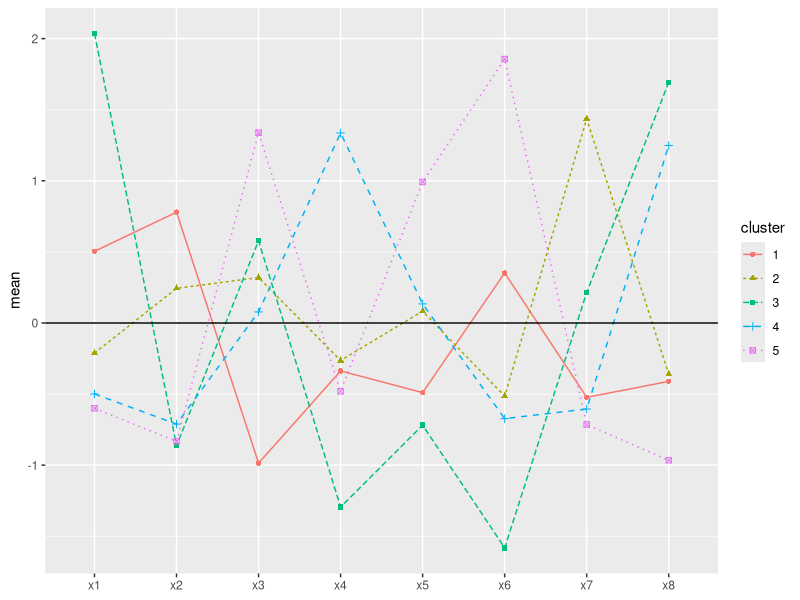

The R source for this figure: (Note: this script raises an error after producing the figure.)
#install.packages("psych")
library(psych)
library(reshape2)
library(ggplot2)

public<-read.csv("public.csv", header = TRUE)
public[,3:10]<-scale(public[,3:10])

#k-means method, 5-cluster solution
set.seed(12345)
#kmeans() K-means clustering
#x= data set
#centers= number of clusters/centers of clusters
#algorithm= K-means algorithm
# MacQueen's method the traditional method
fit1<-kmeans(x=public[3:10],centers=5,algorithm="MacQueen")
fit1

#BSS/ESS
fit1$betweenss/fit1$tot.withinss

#cluster solution
fit1$cluster

#rerun K-means with seeds from the Ward's method
dist<-dist(public[,3:10],method="euclidean")^2
fit2 <- hclust(dist, method="ward.D")
ward.sol<-cutree(fit2,k=5)
tb<-aggregate(public[,3:10],by=list(ward=ward.sol),FUN=mean)
#use the centers as seeds
fit1<-kmeans(x=public[3:10],centers=tb[,2:9],algorithm="MacQueen")
fit1

#cluster centers
tb<-fit1$centers

tb<-data.frame(cbind(tb,cluster=1:5))
tbm<-melt(tb,id.vars='cluster')
tbm$cluster<-factor(tbm$cluster)
ggplot(tbm, 
       aes(x = variable, y = value, group = cluster, colour = cluster)) + 
  geom_line(aes(linetype=cluster))+
  geom_point(aes(shape=cluster)) +
  geom_hline(yintercept=0) +
  labs(x=NULL,y="mean")

#combine data 
sol<-cbind(kmeans=fit1$cluster,ward=ward.sol,public)
sol[order(sol[1]),c("name","id","kmeans","ward")]

